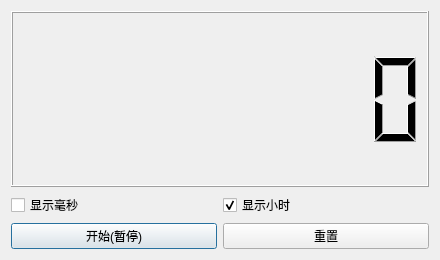
<?xml version="1.0" encoding="UTF-8"?>
<ui version="4.0">
 <class>TimerDialog</class>
 <widget class="QDialog" name="TimerDialog">
  <property name="geometry">
   <rect>
    <x>0</x>
    <y>0</y>
    <width>440</width>
    <height>260</height>
   </rect>
  </property>
  <property name="windowTitle">
   <string>计时器</string>
  </property>
  <layout class="QVBoxLayout" name="verticalLayout">
   <item>
    <widget class="QLCDNumber" name="lcdTimer">
     <property name="digitCount">
      <number>8</number>
     </property>
     <property name="minimumSize">
      <size>
       <width>350</width>
       <height>80</height>
      </size>
     </property>
    </widget>
   </item>
   <item>
    <layout class="QHBoxLayout" name="horizontalLayoutCheck">
     <item>
      <widget class="QCheckBox" name="chkMs">
       <property name="text">
        <string>显示毫秒</string>
       </property>
      </widget>
     </item>
     <item>
      <widget class="QCheckBox" name="chkHour">
       <property name="text">
        <string>显示小时</string>
       </property>
       <property name="checked">
        <bool>true</bool>
       </property>
      </widget>
     </item>
    </layout>
   </item>
   <item>
    <layout class="QHBoxLayout" name="horizontalLayoutBtn">
     <item>
      <widget class="QPushButton" name="btnStartPause">
       <property name="text">
        <string>开始(暂停)</string>
       </property>
      </widget>
     </item>
     <item>
      <widget class="QPushButton" name="btnReset">
       <property name="text">
        <string>重置</string>
       </property>
      </widget>
     </item>
    </layout>
   </item>
  </layout>
 </widget>
 <resources/>
 <connections/>
</ui>
